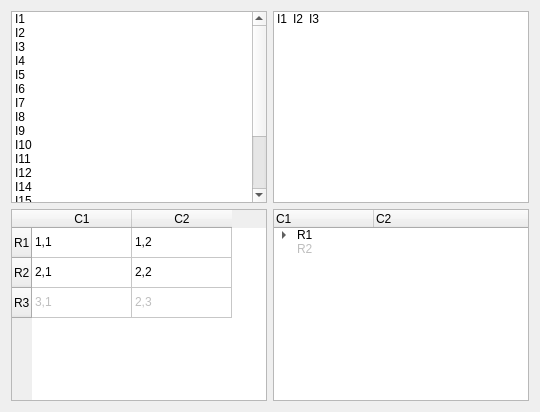
         <widget class="QWidget" name="tab_2">
          <attribute name="title">
           <string notr="true">Tab 2</string>
          </attribute>
          <layout class="QGridLayout" name="gridLayout_2">
           <item row="0" column="0">
            <widget class="QListWidget" name="listWidget">
             <item>
              <property name="text">
               <string notr="true">I1</string>
              </property>
              <property name="icon">
               <iconset resource="qsseditor.qrc">
                <normaloff>:/images/battery.png</normaloff>:/images/battery.png</iconset>
              </property>
             </item>
             <item>
              <property name="text">
               <string notr="true">I2</string>
              </property>
              <property name="icon">
               <iconset resource="qsseditor.qrc">
                <normaloff>:/images/image-sunset.png</normaloff>:/images/image-sunset.png</iconset>
              </property>
             </item>
             <item>
              <property name="text">
               <string notr="true">I3</string>
              </property>
              <property name="icon">
               <iconset resource="qsseditor.qrc">
                <normaloff>:/images/user.png</normaloff>:/images/user.png</iconset>
              </property>
             </item>
             <item>
              <property name="text">
               <string notr="true">I4</string>
              </property>
             </item>
             <item>
              <property name="text">
               <string notr="true">I5</string>
              </property>
             </item>
             <item>
              <property name="text">
               <string notr="true">I6</string>
              </property>
             </item>
             <item>
              <property name="text">
               <string notr="true">I7</string>
              </property>
             </item>
             <item>
              <property name="text">
               <string notr="true">I8</string>
              </property>
             </item>
             <item>
              <property name="text">
               <string notr="true">I9</string>
              </property>
             </item>
             <item>
              <property name="text">
               <string notr="true">I10</string>
              </property>
             </item>
             <item>
              <property name="text">
               <string notr="true">I11</string>
              </property>
             </item>
             <item>
              <property name="text">
               <string notr="true">I12</string>
              </property>
             </item>
             <item>
              <property name="text">
               <string notr="true">I14</string>
              </property>
             </item>
             <item>
              <property name="text">
               <string notr="true">I15</string>
              </property>
             </item>
             <item>
              <property name="text">
               <string notr="true">I16</string>
              </property>
             </item>
             <item>
              <property name="text">
               <string notr="true">I17</string>
              </property>
             </item>
             <item>
              <property name="text">
               <string notr="true">I18</string>
              </property>
             </item>
             <item>
              <property name="text">
               <string notr="true">I19</string>
              </property>
             </item>
             <item>
              <property name="text">
               <string notr="true">I20</string>
              </property>
             </item>
            </widget>
           </item>
           <item row="0" column="1">
            <widget class="QListWidget" name="listWidgetIcons">
             <property name="flow">
              <enum>QListView::LeftToRight</enum>
             </property>
             <property name="viewMode">
              <enum>QListView::IconMode</enum>
             </property>
             <item>
              <property name="text">
               <string notr="true">I1</string>
              </property>
              <property name="icon">
               <iconset resource="qsseditor.qrc">
                <normaloff>:/images/battery.png</normaloff>:/images/battery.png</iconset>
              </property>
             </item>
             <item>
              <property name="text">
               <string notr="true">I2</string>
              </property>
              <property name="icon">
               <iconset resource="qsseditor.qrc">
                <normaloff>:/images/image-sunset.png</normaloff>:/images/image-sunset.png</iconset>
              </property>
             </item>
             <item>
              <property name="text">
               <string notr="true">I3</string>
              </property>
              <property name="icon">
               <iconset resource="qsseditor.qrc">
                <normaloff>:/images/user.png</normaloff>:/images/user.png</iconset>
              </property>
             </item>
            </widget>
           </item>
           <item row="1" column="0">
            <widget class="QTableWidget" name="table">
             <property name="sortingEnabled">
              <bool>true</bool>
             </property>
             <attribute name="horizontalHeaderShowSortIndicator" stdset="0">
              <bool>true</bool>
             </attribute>
             <attribute name="verticalHeaderShowSortIndicator" stdset="0">
              <bool>true</bool>
             </attribute>
             <row>
              <property name="text">
               <string notr="true">R1</string>
              </property>
             </row>
             <row>
              <property name="text">
               <string notr="true">R2</string>
              </property>
             </row>
             <row>
              <property name="text">
               <string notr="true">R3</string>
              </property>
             </row>
             <column>
              <property name="text">
               <string notr="true">C1</string>
              </property>
             </column>
             <column>
              <property name="text">
               <string notr="true">C2</string>
              </property>
             </column>
             <item row="0" column="0">
              <property name="text">
               <string notr="true">1,1</string>
              </property>
             </item>
             <item row="0" column="1">
              <property name="text">
               <string notr="true">1,2</string>
              </property>
             </item>
             <item row="1" column="0">
              <property name="text">
               <string notr="true">2,1</string>
              </property>
             </item>
             <item row="1" column="1">
              <property name="text">
               <string notr="true">2,2</string>
              </property>
             </item>
             <item row="2" column="0">
              <property name="text">
               <string notr="true">3,1</string>
              </property>
              <property name="flags">
               <set>ItemIsSelectable|ItemIsDragEnabled|ItemIsUserCheckable</set>
              </property>
             </item>
             <item row="2" column="1">
              <property name="text">
               <string notr="true">2,3</string>
              </property>
              <property name="flags">
               <set>ItemIsSelectable|ItemIsDragEnabled|ItemIsUserCheckable</set>
              </property>
             </item>
            </widget>
           </item>
           <item row="1" column="1">
            <widget class="QTreeWidget" name="tree">
             <property name="allColumnsShowFocus">
              <bool>true</bool>
             </property>
             <attribute name="headerShowSortIndicator" stdset="0">
              <bool>true</bool>
             </attribute>
             <column>
              <property name="text">
               <string notr="true">C1</string>
              </property>
             </column>
             <column>
              <property name="text">
               <string notr="true">C2</string>
              </property>
             </column>
             <item>
              <property name="text">
               <string notr="true">R1</string>
              </property>
              <property name="text">
               <string notr="true"/>
              </property>
              <item>
               <property name="text">
                <string notr="true">C1</string>
               </property>
               <property name="checkState">
                <enum>Checked</enum>
               </property>
               <property name="text">
                <string notr="true">X1</string>
               </property>
               <property name="checkState">
                <enum>Checked</enum>
               </property>
              </item>
              <item>
               <property name="text">
                <string notr="true">C2</string>
               </property>
               <property name="checkState">
                <enum>PartiallyChecked</enum>
               </property>
               <property name="text">
                <string notr="true">X2</string>
               </property>
               <property name="checkState">
                <enum>PartiallyChecked</enum>
               </property>
              </item>
              <item>
               <property name="text">
                <string notr="true">C3</string>
               </property>
               <property name="text">
                <string notr="true">X3</string>
               </property>
               <property name="flags">
                <set>ItemIsSelectable|ItemIsDragEnabled|ItemIsUserCheckable</set>
               </property>
              </item>
             </item>
             <item>
              <property name="text">
               <string notr="true">R2</string>
              </property>
              <property name="flags">
               <set>ItemIsSelectable|ItemIsDragEnabled|ItemIsUserCheckable</set>
              </property>
             </item>
            </widget>
           </item>
          </layout>
         </widget>
